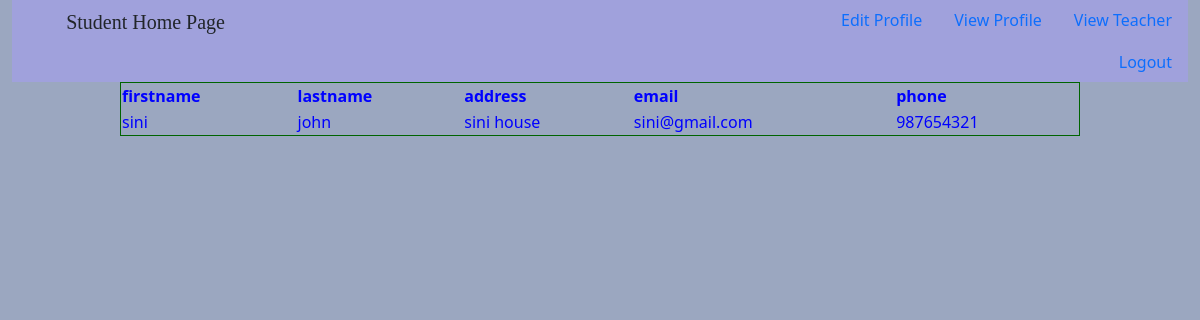
The app's page /view_teachers with its own data.
### studentapp/models.py (models this page shows)
class Teacher(models.Model):
    teacher_id=models.ForeignKey(User,on_delete=models.CASCADE)
    address=models.CharField(max_length=50)
    phone=models.IntegerField()
    salary=models.IntegerField()
    experience=models.IntegerField()

class User(AbstractUser):
    usertype=models.CharField(max_length=50)

### studentapp/views.py (the view)
# urls.py: path("view_teachers",view_teachers),
def view_teachers(request):
    x=Teacher.objects.all()
    return render(request,"view_teachers.html",{"view":x})

### studentapp/templates/view_teachers.html (shortened to what this page needs)
<!DOCTYPE html>
<html lang="en">
<head>
    <link rel="stylesheet" href="css/bootstrap.min.css">
</head>
<body>
    <div class="container-fluid">
        <ul class="nav justify-content-end" id="ul">
            <h5 id="h5">Student Home Page </h5>
            <li class="nav-item"><a href="edit_student" class="nav-link">Edit Profile</a></li>
            <li class="nav-item"><a href="view_stud_profile" class="nav-link">View Profile</a></li>
            <li class="nav-item"><a href="view_teachers"class="nav-link">View Teacher</a></li>
            <li class="nav-item"><a href="logout"class="nav-link">Logout</a></li>
        </ul>
    </div>
    <table border="1">
        <tr>
            <th>firstname</th>
            <th>lastname</th>
            <th>address</th>
            <th>email</th>
            <th>phone</th>
        </tr>
        {% for i in view %}
        <tr>
            <td>{{i.teacher_id.first_name}}</td>
            <td>{{i.teacher_id.last_name}}</td>
            <td>{{i.address}}</td>
            <td>{{i.teacher_id.email}}</td>
            <td>{{i.phone}}</td>
        </tr>
        {% endfor %}
    </table>
</body>
</html>

### studentapp/templates/view_teachers.html (style rules this page uses)
table { border: 1; color: blue; border-color: darkgreen; width: 80%; margin-left: 10%; }
body { background-color: rgba(18, 47, 105, 0.418); }
#ul { background-color: rgba(161, 161, 224, 0.888); }
#h5 { padding-top: 10px; padding-right: 600px; text-align: left; font-family: ravie; }

### records on screen
Teacher: teacher_id.first_name "sini", teacher_id.last_name "john", address "sini house", teacher_id.email "sini@gmail.com", phone "987654321"
